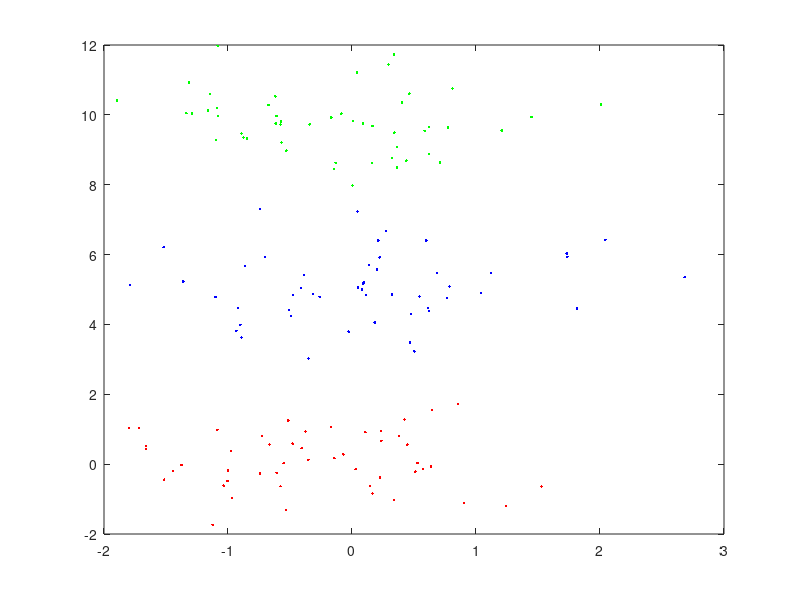

Recreate this plot in MATLAB.
%% data for problem #2a

clear
dat1 = [normrnd(6,2,100,1) normrnd(2,1,100,1)];   % create the input data
dat2 = [normrnd(2,3,100,1) normrnd(8,1,100,1)];
dat = [dat1; dat2];

y = [ones(100,1); -1*ones(100,1)];   % these are the labels for the classes

% plot the data
ind1 = find(y == 1);
ind2 = find(y == -1);
plot(dat(ind1,1),dat(ind1,2),'r.')
hold on
plot(dat(ind2,1),dat(ind2,2),'b.')
hold off

%% data for problem #2b

clear
dat1 = [normrnd(6,2,100,1) normrnd(2,2,100,1)];  % create the input data
dat2 = [normrnd(2,3,100,1) normrnd(8,2,100,1)];
dat = [dat1; dat2];

y = [ones(100,1); 0*ones(100,1)];  % labels for classes

% plot the data
ind1 = find(y == 1);
ind2 = find(y == 0);
plot(dat(ind1,1),dat(ind1,2),'r.')
hold on
plot(dat(ind2,1),dat(ind2,2),'b.')
hold off

%% data for problem #2c

clear
dat1 = [normrnd(6,1,100,1) normrnd(2,1,100,1)];      % create the input data
dat2 = [normrnd(2,1,100,1) normrnd(8,1,100,1)];
dat3 = [normrnd(-2,1,100,1) normrnd(-2,1,100,1)];
dat = [dat1; dat2; dat3];

y(:,1) = [ones(100,1); zeros(100,1); zeros(100,1)];   % the class labels as three dimensional outputs
y(:,2) = [zeros(100,1); ones(100,1); zeros(100,1)]';
y(:,3) = [zeros(100,1); zeros(100,1); ones(100,1)]';
    
% plot the data
ind1 = find(y(:,1) == 1);
ind2 = find(y(:,2) == 1);
ind3 = find(y(:,3) == 1);
plot(dat(ind1,1),dat(ind1,2),'r.')
hold on
plot(dat(ind2,1),dat(ind2,2),'b.')
plot(dat(ind3,1),dat(ind3,2),'g.')
hold off

%% data for problem 3

clear
sd = .85;

x1 = [normrnd(0,sd,50,1); normrnd(0,sd,50,1);  normrnd(0,sd,50,1)];   % the input data
x2 = [normrnd(0,sd,50,1); normrnd(5,sd,50,1);   normrnd(10,sd,50,1)];
x3 = [ones(150,1)];
dat = [x1 x2 x3];
y = [ones(50,1) zeros(50,1) zeros(50,1);  zeros(50,1) ones(50,1) zeros(50,1); zeros(50,1) zeros(50,1) ones(50,1) ];  % the labels

% plot the data
ind1 = find(y(:,1) == 1);
ind2 = find(y(:,2) == 1);
ind3 = find(y(:,3) == 1);
plot(dat(ind1,1),dat(ind1,2),'r.')
hold on
plot(dat(ind2,1),dat(ind2,2),'b.')
plot(dat(ind3,1),dat(ind3,2),'g.')
hold off

% set up the starting parameters for the 2 layer network and weights
nsamp = length(x1);
ninput = 3;
nhidden = 4;
noutput = 3;

W = unifrnd(-1,1,ninput,nhidden);  % initialize weight matrices
V = unifrnd(-1,1,nhidden,noutput);

mu = .05; p = .9;   % a suggested step and momentum size

lastdW = 0*W;  lastdV = 0*V;   % initialize the previous weight change variables, to be used for the momentum

% now do back prop
